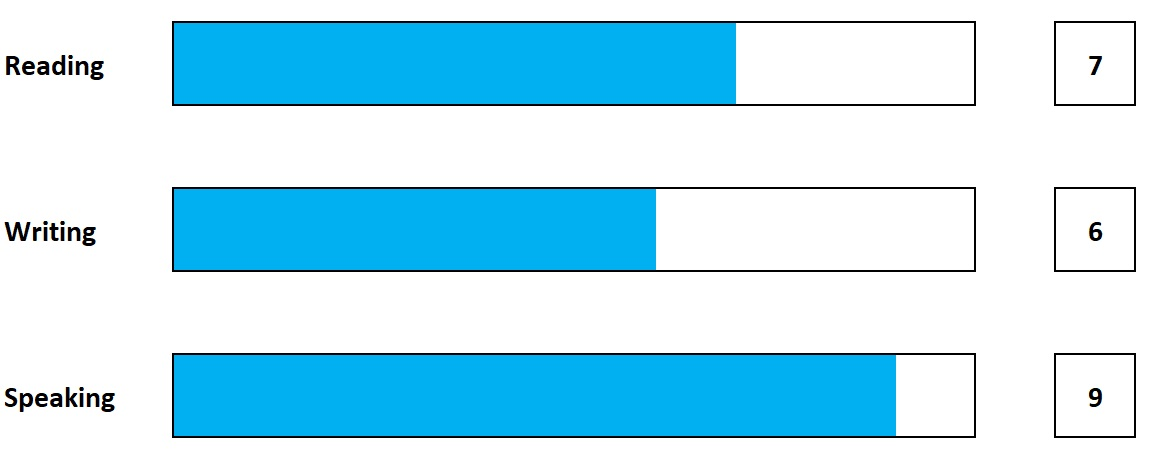
#> input picture Assignment02/Images/3-1.jpg, 1152 x 453 px, found by its file name
$ python Qs3.py
#> lines starting #> are read from the running program, lines starting #| are printed output that depends on the picture; after the words box and inside, x2 and y2 are one past the last pixel; in counts of white or black regions, pixels touching at a corner belong together
import cv2
import numpy as np
import matplotlib.pyplot as plt

# It computes a score based on the filled pixel percentage in a region of interest (ROI) by first converting the ROI to grayscale.
# It determines the ratio of filled pixels to the total pixels in the ROI and derives a score by dividing the percentage by 10.
# This score reflects the "filledness" of the character in the ROI.
def calculate_score(roi):
    gray_roi = cv2.cvtColor(roi, cv2.COLOR_BGR2GRAY)

    filled_pixels = cv2.countNonZero(gray_roi)
    total_pixels = gray_roi.shape[0] * gray_roi.shape[1]

    percentage_filled = (filled_pixels / total_pixels) * 100

    score = int(percentage_filled / 10)

    return score

# This function processes an input image, extracting the three largest character contours. It calculates scores for each character
# using the calculate_score function and annotates the image with these scores. The annotated image is displayed using matplotlib.
# This code is useful for assessing handwritten character quality and can be applied in OCR and character evaluation scenarios.
def process_and_display_scores(input_image_path):

#> called with input_image_path = 'Assignment02\\Images\\3-1.jpg'
    input_image = cv2.imread(input_image_path)
#> input_image is the input picture: shape (453, 1152, 3); mean B, G, R 243.5, 225.7, 178.1

    gray_image = cv2.cvtColor(input_image, cv2.COLOR_BGR2GRAY)
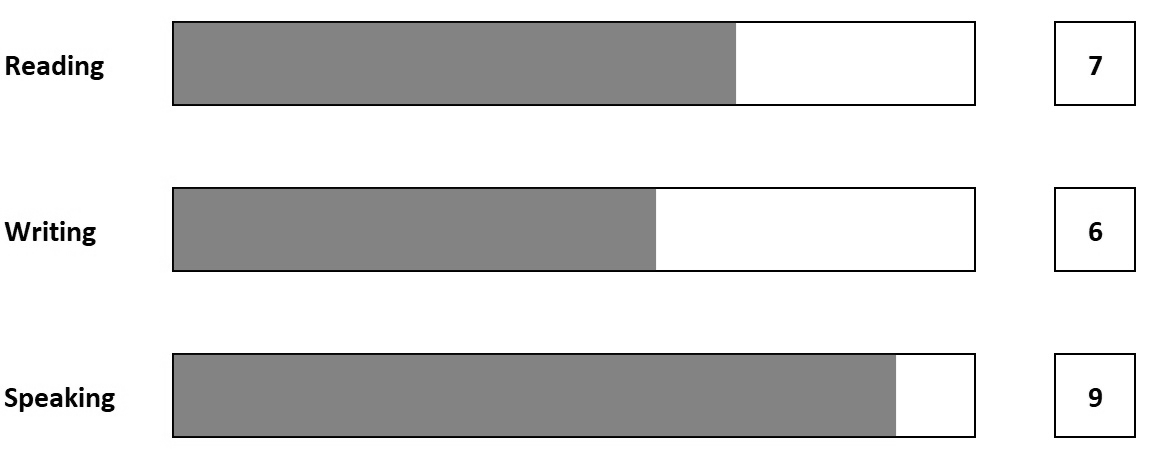
#> gray_image: shape (453, 1152); min 0, max 255, mean 213.5

    edges = cv2.Canny(gray_image, threshold1=0.4, threshold2=0.9)
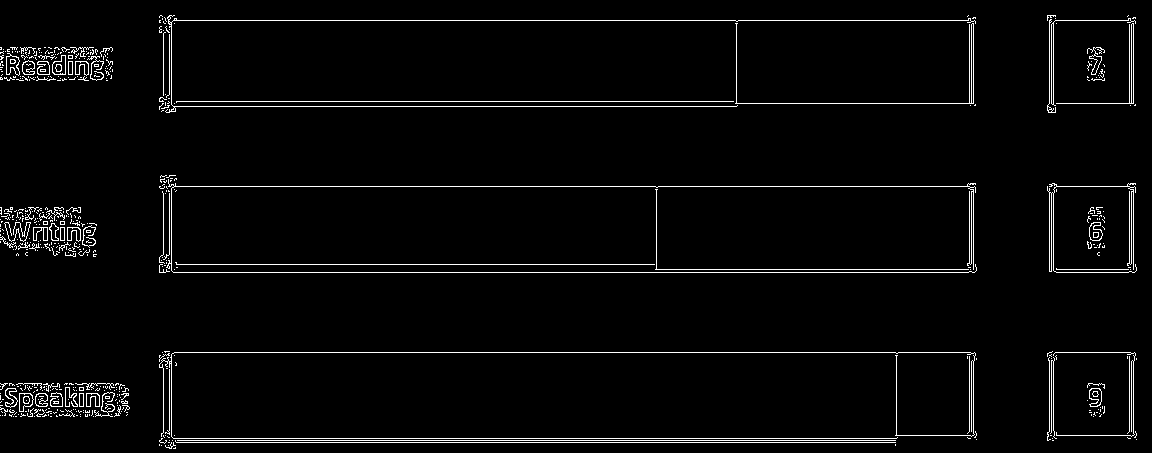
#> edges: shape (453, 1152); 3.1% white in thin lines or dots
    contours, _ = cv2.findContours(edges, cv2.RETR_EXTERNAL, cv2.CHAIN_APPROX_SIMPLE)
#> contours = 519 contours, 493 with area under 20; largest, box (x1, y1, x2, y2) and area: (52, 55, 66, 75) 188, (6, 53, 20, 76) 188, (19, 393, 34, 412) 185, (1089, 222, 1103, 241) 170, (1047, 183, 1137, 273) 170
    contours = sorted(contours, key=cv2.contourArea, reverse=True)[:3]
#> contours = 3 contours; box (x1, y1, x2, y2) and area: (52, 55, 66, 75) 188, (6, 53, 20, 76) 188, (19, 393, 34, 412) 185

    scores = []

    image_with_scores = input_image.copy()

    for idx, contour in enumerate(contours):
        x, y, w, h = cv2.boundingRect(contour)
        roi = input_image[y:y + h, x:x + w]

        score = calculate_score(roi)
        scores.append(score)

        text_x = x + w // 2 - 20
        text_y = y - 10

        cv2.putText(image_with_scores, f"Score: {score}", (text_x, text_y), cv2.FONT_HERSHEY_SIMPLEX, 0.5, (0, 0, 255), 2)
#> this loop made 3 passes
#> (x, y, w, h, filled_pixels in calculate_score, total_pixels in calculate_score, percentage_filled in calculate_score, text_x) on passes 1 to 3: (52, 55, 14, 20, 274, 280, 97.86, 39), (6, 53, 14, 23, 316, 322, 98.14, -7), (19, 393, 15, 19, 281, 285, 98.6, 6)
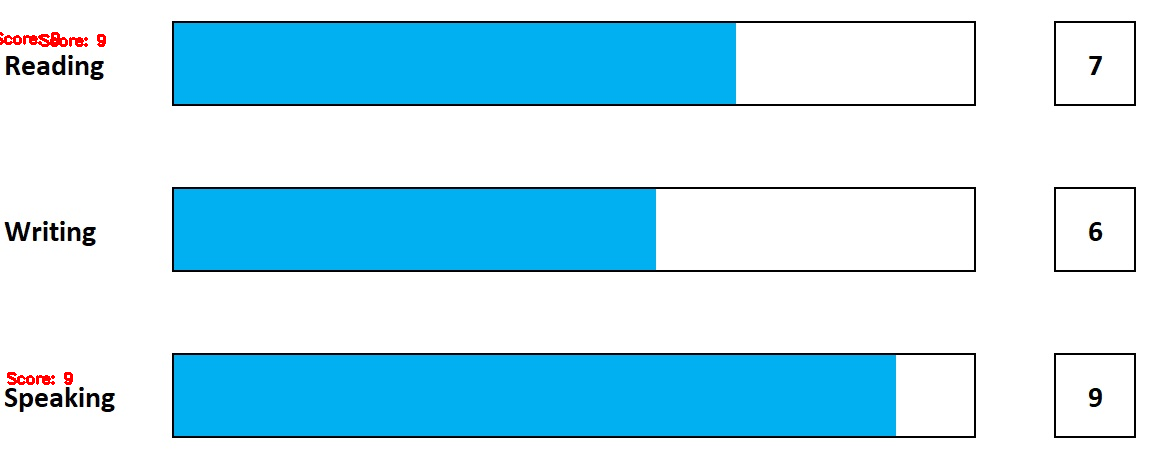
#> image_with_scores: shape (453, 1152, 3); 0.23% of pixels changed, all inside (x1, y1, x2, y2) = (0, 32, 106, 385)
#> after the loop, scores = [9, 9, 9]

    plt.imshow(cv2.cvtColor(image_with_scores, cv2.COLOR_BGR2RGB))
    plt.title("Image with Scores")
    plt.axis('off')
    plt.show()

process_and_display_scores("Assignment02\\Images\\3-1.jpg")

$ run again, with Assignment02/Images/1-3.jpg copied over Assignment02/Images/3-1.jpg
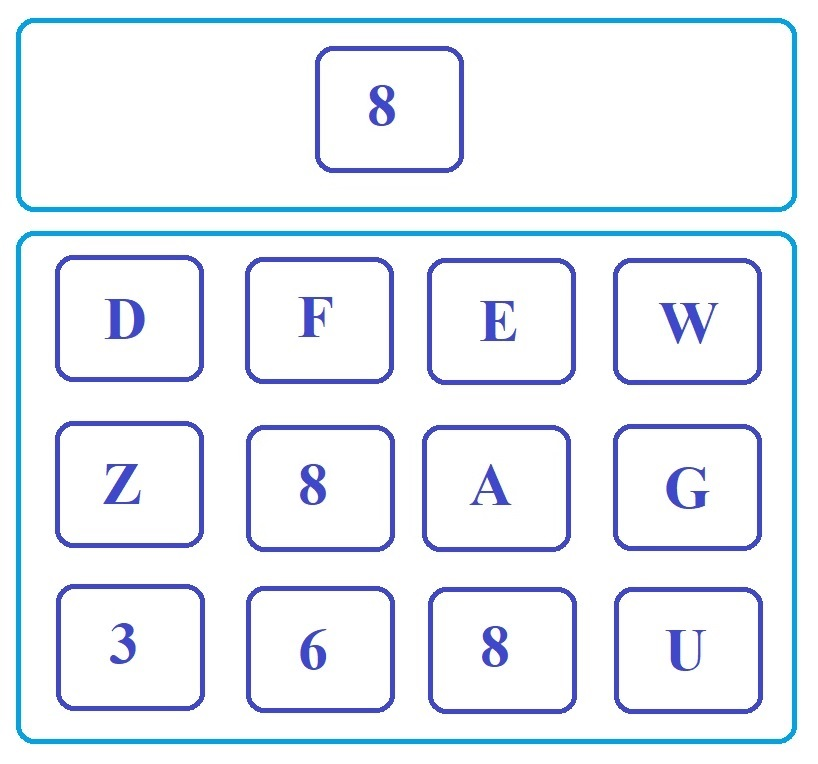
#> input picture Assignment02/Images/1-3.jpg, 818 x 764 px, found by its file name
#> in process_and_display_scores, input_image is the input picture: shape (764, 818, 3); mean B, G, R 246.8, 239.2, 233.3
#> in process_and_display_scores, `edges = cv2.Canny(gray_image, threshold1=0.4, threshold2=0.9)`:
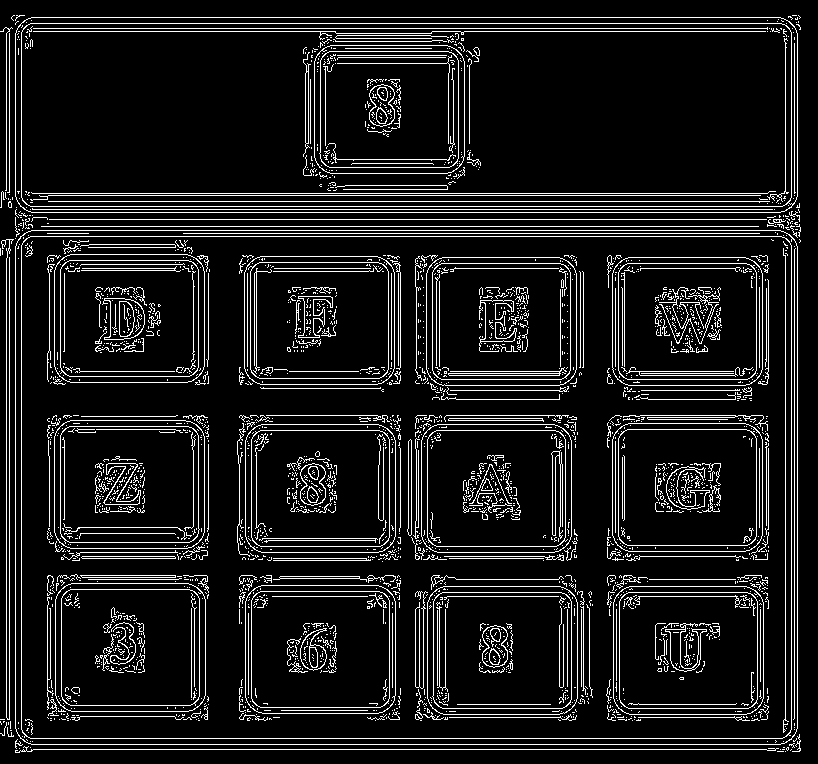
#> edges: shape (764, 818); 10.3% white in thin lines or dots
#> in process_and_display_scores, `contours, _ = cv2.findContours(edges, cv2.RETR_EXTERNAL, cv2.CHAIN_APP..`: contours = 92 contours, 88 with area under 20; largest, box (x1, y1, x2, y2) and area: (15, 230, 798, 745) 401600, (15, 17, 798, 213) 152141, (1, 239, 14, 720) 25, (768, 219, 786, 224) 25
#> in process_and_display_scores, `contours = sorted(contours, key=cv2.contourArea, reverse=True)[:3]`: contours = 3 contours; box (x1, y1, x2, y2) and area: (15, 230, 798, 745) 401600, (15, 17, 798, 213) 152141, (1, 239, 14, 720) 25
#> the loop in process_and_display_scores, `for idx, contour in enumerate(contours):` made 3 passes
#> (x, y, w, h, filled_pixels in calculate_score, total_pixels in calculate_score, text_x, text_y) on passes 1 to 3: (15, 230, 783, 515, 403245, 403245, 386, 220), (15, 17, 783, 196, 153468, 153468, 386, 7), (1, 239, 13, 481, 6253, 6253, -13, 229)
#> after the loop in process_and_display_scores, `for idx, contour in enumerate(contours):`:
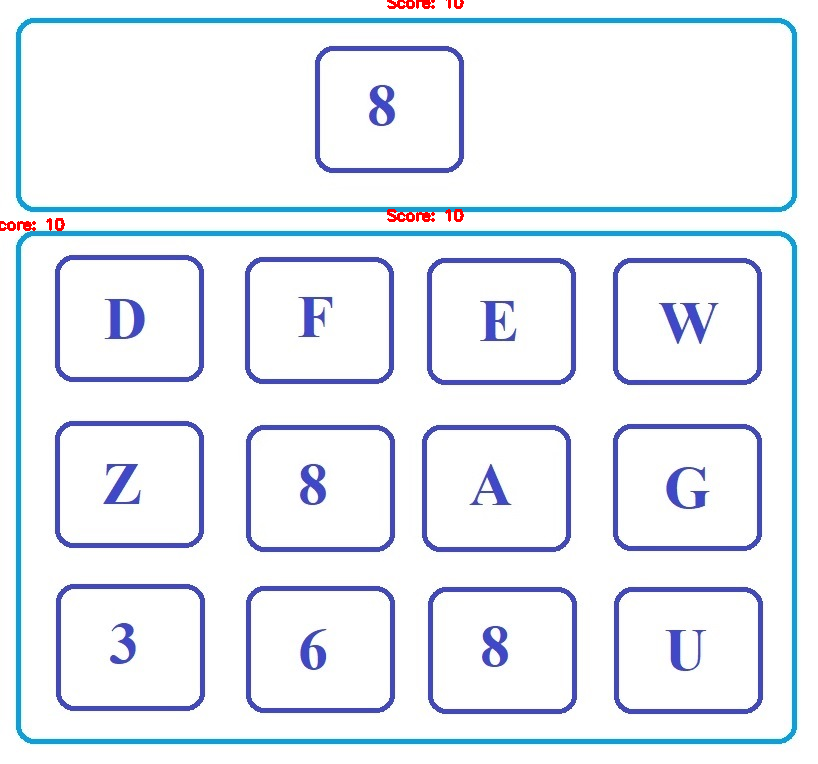
#> image_with_scores: shape (764, 818, 3); 0.19% of pixels changed, all inside (x1, y1, x2, y2) = (0, 0, 464, 231)
#> after the loop in process_and_display_scores, `for idx, contour in enumerate(contours):`: scores = [10, 10, 10]
